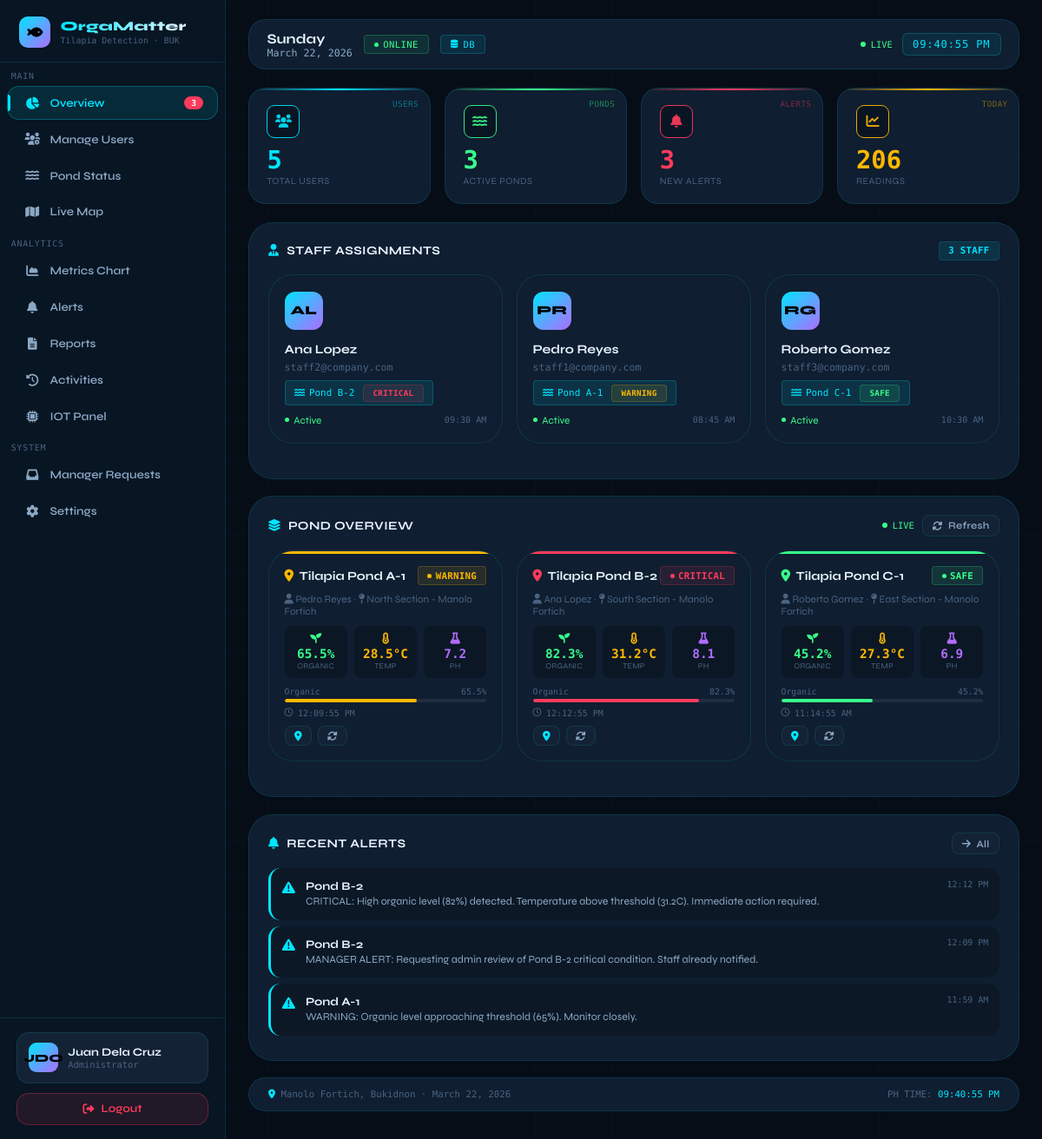
The app's page /admin/admin_dashboard.php (signed in) with its own data.
### tables this page shows
CREATE TABLE IF NOT EXISTS users (
    user_id       INT          AUTO_INCREMENT PRIMARY KEY,
    full_name     VARCHAR(100) NOT NULL,
    email         VARCHAR(100) NOT NULL UNIQUE,
    password      VARCHAR(255) NOT NULL,
    role          ENUM('admin','manager','staff') NOT NULL,
    assigned_pond VARCHAR(10)  DEFAULT NULL,
    created_at    DATETIME     DEFAULT CURRENT_TIMESTAMP,
    pond_id       INT          DEFAULT NULL,
    last_login    DATETIME     DEFAULT NULL
);

CREATE TABLE IF NOT EXISTS notifications (
    notification_id INT          AUTO_INCREMENT PRIMARY KEY,
    pond_id         INT,
    message         VARCHAR(255) NOT NULL,
    status          ENUM('unread','read','resolved') DEFAULT 'unread',
    created_at      DATETIME     DEFAULT CURRENT_TIMESTAMP,
    FOREIGN KEY (pond_id) REFERENCES ponds(pond_id) ON DELETE SET NULL
);

CREATE TABLE IF NOT EXISTS ponds (
    pond_id    INT          AUTO_INCREMENT PRIMARY KEY,
    pond_name  VARCHAR(100) NOT NULL,
    location   VARCHAR(255),
    created_at DATETIME     DEFAULT CURRENT_TIMESTAMP
);

### admin/admin_dashboard.php (the view, shortened to what this page needs)
<?php
require_once '../config/config.php';
$admin_name        = $_SESSION['full_name'];
$current_time_12hr = date('h:i:s A');
$current_date      = date('F j, Y');
$current_day       = date('l');
$users_stmt = $pdo->query("SELECT user_id, full_name, email, role, assigned_pond, created_at, last_login
                            FROM users
                            ORDER BY CASE role WHEN 'admin' THEN 1 WHEN 'manager' THEN 2 WHEN 'staff' THEN 3 END, full_name ASC");
$users = [];
while ($row = $users_stmt->fetch()) {
    $status = 'inactive';
    if ($row['last_login']) {
        $diff = (time() - strtotime($row['last_login'])) / 86400;
        if ($diff <= 7) $status = 'active';
    }
    $row['status'] = $status;
    $users[] = $row;
}
$ponds_config = [
    'A-1' => ['name'=>'Tilapia Pond A-1','center'=>[8.3695,124.8645],'staff'=>'Pedro Reyes',
              'bounds'=>[[8.3692,124.8642],[8.3698,124.8640],[8.3700,124.8648],[8.3696,124.8650],[8.3692,124.8642]]],
    'B-2' => ['name'=>'Tilapia Pond B-2','center'=>[8.3688,124.8652],'staff'=>'Ana Lopez',
              'bounds'=>[[8.3685,124.8649],[8.3690,124.8647],[8.3693,124.8654],[8.3688,124.8656],[8.3685,124.8649]]],
    'C-1' => ['name'=>'Tilapia Pond C-1','center'=>[8.3700,124.8660],'staff'=>'Roberto Gomez',
              'bounds'=>[[8.3697,124.8657],[8.3703,124.8655],[8.3705,124.8663],[8.3699,124.8665],[8.3697,124.8657]]],
];
$ponds_stmt = $pdo->query("SELECT pond_id, pond_name, location FROM ponds ORDER BY pond_name");
$ponds_db = [];
while ($row = $ponds_stmt->fetch()) $ponds_db[$row['pond_name']] = $row;
$ponds_data = [];
foreach ($ponds_config as $key => $cfg) {
    $pid    = isset($ponds_db[$key]) ? $ponds_db[$key]['pond_id'] : null;
    $latest = null;
    if ($pid) {
        $rs = $pdo->prepare("SELECT organic_level, water_temperature AS temperature, ph_level, detected_at FROM detections WHERE pond_id = ? ORDER BY detected_at DESC LIMIT 1");
        $rs->execute([$pid]);
        $latest = $rs->fetch();
    }
    $sf = $pdo->prepare("SELECT full_name FROM users WHERE assigned_pond = ? AND role = 'staff' LIMIT 1");
    $sf->execute([$key]);
    $sf_row = $sf->fetch();
    $organic = $latest ? floatval($latest['organic_level'])  : rand(45, 85);
    $temp    = $latest ? floatval($latest['temperature'])     : rand(25, 33);
    $ph      = $latest ? floatval($latest['ph_level'])        : round(rand(65, 85)/10, 1);
    $status  = 'safe';
    if ($organic > 80 || $temp > 32 || $ph > 8.5) $status = 'critical';
    elseif ($organic > 60 || $temp > 30 || $ph > 7.8) $status = 'warning';
    $ponds_data[$key] = [
        'pond_id'=>$pid,'pond_name'=>$key,'name'=>$cfg['name'],
        'center'=>$cfg['center'],'bounds'=>$cfg['bounds'],
        'organic_level'=>$organic,'temperature'=>$temp,'ph'=>$ph,
        'status'=>$status,
        'staff'=>$sf_row ? $sf_row['full_name'] : $cfg['staff'],
        'location'=>isset($ponds_db[$key]) ? $ponds_db[$key]['location'] : 'Manolo Fortich',
        'last_reading'=>$latest ? $latest['detected_at'] : date('Y-m-d H:i:s'),
    ];
}
$alerts_stmt = $pdo->query("SELECT n.*, p.pond_name FROM notifications n LEFT JOIN ponds p ON n.pond_id = p.pond_id ORDER BY n.created_at DESC LIMIT 20");
$alerts = [];
if ($alerts_stmt && $alerts_stmt->rowCount() > 0) {
    while ($row = $alerts_stmt->fetch()) {
        $row['type'] = $row['status'] == 'critical' ? 'critical' : ($row['status'] == 'warning' ? 'warning' : 'info');
        $alerts[] = $row;
    }
}
$new_alerts_count = count(array_filter($alerts, fn($a) => ($a['status'] ?? '') == 'unread'));
$total_ponds    = count($ponds_data);
?>
<!DOCTYPE html>
<html lang="en">
<head>
<link rel="stylesheet" href="https://unpkg.com/leaflet@1.9.4/dist/leaflet.css"/>
<link rel="stylesheet" href="https://cdnjs.cloudflare.com/ajax/libs/font-awesome/6.0.0/css/all.min.css">
</head>
<body>
<aside class="sidebar" id="sidebar">
    <div class="sidebar-head">
        <div class="sidebar-logo"><i class="fas fa-fish"></i></div>
        <div>
            <div class="sidebar-title">OrgaMatter</div>
            <div class="sidebar-sub">Tilapia Detection · BUK</div>
        </div>
    </div>
    <div class="nav-section">Main</div>
    <div class="nav-item active" onclick="showSection('overview',this)"><i class="fas fa-chart-pie"></i> Overview <span class="nav-badge" id="sideAlerts"><?php echo $new_alerts_count > 0 ? $new_alerts_count : ''; ?></span></div>
    <div class="nav-item" onclick="showSection('users',this)"><i class="fas fa-users-cog"></i> Manage Users</div>
    <div class="nav-item" onclick="showSection('ponds',this)"><i class="fas fa-water"></i> Pond Status</div>
    <div class="nav-item" onclick="showSection('map',this)"><i class="fas fa-map"></i> Live Map</div>
    <div class="nav-section">Analytics</div>
    <div class="nav-item" onclick="showSection('charts',this)"><i class="fas fa-chart-area"></i> Metrics Chart</div>
    <div class="nav-item" onclick="showSection('alerts',this)"><i class="fas fa-bell"></i> Alerts</div>
    <div class="nav-item" onclick="showSection('reports',this)"><i class="fas fa-file-alt"></i> Reports</div>
    <div class="nav-item" onclick="showSection('activities',this)"><i class="fas fa-history"></i> Activities</div>
    <div class="nav-item" onclick="showSection('iot',this)"><i class="fas fa-microchip"></i> IOT Panel</div>
    <div class="nav-section">System</div>
    <div class="nav-item" onclick="showSection('mgr-inbox',this)">
        <i class="fas fa-inbox"></i> Manager Requests
    </div>
    <div class="nav-item" onclick="showSection('settings',this)"><i class="fas fa-cog"></i> Settings</div>
    <div class="sidebar-footer">
        <div class="sidebar-user">
            <div class="sidebar-avatar">
                <?php $i=''; foreach(explode(' ',$admin_name) as $n) $i.=strtoupper(substr($n,0,1)); echo $i?:'A'; ?>
            </div>
            <div>
                <div class="sidebar-uname"><?php echo htmlspecialchars($admin_name); ?></div>
                <div class="sidebar-urole">Administrator</div>
            </div>
        </div>
        <a href="../auth/logout.php" class="btn-logout-sidebar" onclick="return confirm('Logout?')">
            <i class="fas fa-sign-out-alt"></i> Logout
        </a>
    </div>
</aside>
<div class="layout">
<div class="main">
<div class="content">
<div class="topbar">
    <div class="topbar-left">
        <div>
            <div class="topbar-day"><?php echo $current_day; ?></div>
            <div class="topbar-date"><?php echo $current_date; ?></div>
        </div>
        <div class="sys-tag green"><span class="blink-dot"></span> ONLINE</div>
        <div class="sys-tag cyan"><i class="fas fa-database" style="font-size:.6rem"></i> DB</div>
    </div>
    <div style="display:flex;align-items:center;gap:.7rem;flex-wrap:wrap;">
        <div class="iot-live"><span></span> LIVE</div>
        <div class="nav-clock" id="mainClock"><?php echo $current_time_12hr; ?></div>
    </div>
</div>
<div class="section-panel active" id="sec-overview">
    <div class="kpi-grid">
        <div class="kpi" style="--kc:var(--cyan)"><div class="kpi-corner">USERS</div><div class="kpi-icon"><i class="fas fa-users"></i></div><div class="kpi-val"><?php echo count($users); ?></div><div class="kpi-label">Total Users</div></div>
        <div class="kpi" style="--kc:var(--green)"><div class="kpi-corner">PONDS</div><div class="kpi-icon"><i class="fas fa-water"></i></div><div class="kpi-val"><?php echo $total_ponds; ?></div><div class="kpi-label">Active Ponds</div></div>
        <div class="kpi" style="--kc:var(--red)"><div class="kpi-corner">ALERTS</div><div class="kpi-icon"><i class="fas fa-bell"></i></div><div class="kpi-val"><?php echo $new_alerts_count; ?></div><div class="kpi-label">New Alerts</div></div>
        <div class="kpi" style="--kc:var(--amber)"><div class="kpi-corner">TODAY</div><div class="kpi-icon"><i class="fas fa-chart-line"></i></div><div class="kpi-val"><?php echo rand(180,420); ?></div><div class="kpi-label">Readings</div></div>
    </div>
    <div class="card">
        <div class="card-head">
            <div class="card-title"><i class="fas fa-user-tie"></i> Staff Assignments</div>
            <div class="badge badge-info"><?php echo count(array_filter($users,fn($u)=>$u['role']=='staff')); ?> STAFF</div>
        </div>
        <div class="staff-grid">
            <?php
            $staff_list = array_filter($users, fn($u) => $u['role'] == 'staff');
            foreach ($staff_list as $s):
                $init=''; foreach(explode(' ',$s['full_name']) as $n) $init.=strtoupper(substr($n,0,1));
                $pstatus = ($ponds_data[$s['assigned_pond']] ?? null)['status'] ?? 'safe';
            ?>
            <div class="staff-card" onclick="gotoMap('<?php echo $s['assigned_pond']; ?>')">
                <div class="staff-avatar"><?php echo $init?:'?'; ?></div>
                <div class="staff-name"><?php echo htmlspecialchars($s['full_name']); ?></div>
                <div style="font-size:.72rem;color:var(--muted);font-family:var(--fm);margin-bottom:.5rem;overflow:hidden;text-overflow:ellipsis;white-space:nowrap"><?php echo htmlspecialchars($s['email']); ?></div>
                <div class="staff-pond-tag"><i class="fas fa-water"></i> Pond <?php echo $s['assigned_pond']??'N/A'; ?> <span class="badge badge-<?php echo $pstatus; ?>" style="font-size:.58rem;margin-left:.3rem"><?php echo strtoupper($pstatus); ?></span></div>
                <div class="staff-foot">
                    <div style="display:flex;align-items:center;gap:.35rem;color:var(--green);font-size:.73rem"><span class="blink-dot" style="color:var(--green)"></span> Active</div>
                    <div style="font-family:var(--fm);font-size:.63rem;color:var(--muted)"><?php echo $s['last_login']?date('h:i A',strtotime($s['last_login'])):'Never'; ?></div>
                </div>
            </div>
            <?php endforeach; if(empty($staff_list)): ?><div style="grid-column:1/-1;text-align:center;padding:1.5rem;color:var(--muted)">No staff found</div><?php endif; ?>
        </div>
    </div>
    <div class="card">
        <div class="card-head">
            <div class="card-title"><i class="fas fa-layer-group"></i> Pond Overview</div>
            <div style="display:flex;align-items:center;gap:.6rem">
                <div class="iot-live"><span></span> LIVE</div>
                <button class="btn btn-ghost btn-sm" onclick="refreshAllPonds()"><i class="fas fa-sync-alt" id="refreshAllIcon"></i> Refresh</button>
            </div>
        </div>
        <div class="pond-cards-grid">
            <?php foreach($ponds_data as $key => $pond):
                $sc=$pond['status']==='safe'?'var(--green)':($pond['status']==='warning'?'var(--amber)':'var(--red)');
                $bc=$pond['organic_level']>80?'var(--red)':($pond['organic_level']>60?'var(--amber)':'var(--green)');
            ?>
            <div class="pond-card <?php echo $pond['status']; ?>" id="pcard-<?php echo $key; ?>" onclick="showPondModal('<?php echo $key; ?>')">
                <div class="pond-card-head">
                    <div class="pond-card-name"><i class="fas fa-map-marker-alt" style="color:<?php echo $sc; ?>"></i><?php echo htmlspecialchars($ponds_config[$key]['name']??$key); ?></div>
                    <span class="badge badge-<?php echo $pond['status']; ?>"><span class="dot-blink"></span><?php echo strtoupper($pond['status']); ?></span>
                </div>
                <div style="font-size:.74rem;color:var(--muted);margin:.4rem 0"><i class="fas fa-user"></i> <?php echo $pond['staff']; ?> · <i class="fas fa-map-pin"></i> <?php echo $pond['location']; ?></div>
                <div class="metrics-row">
                    <div class="metric-chip"><i class="fas fa-seedling ic-organic"></i><div class="metric-val ic-organic" id="ov-o-<?php echo $key; ?>"><?php echo $pond['organic_level']; ?>%</div><div class="metric-lbl">Organic</div></div>
                    <div class="metric-chip"><i class="fas fa-thermometer-half ic-temp"></i><div class="metric-val ic-temp" id="ov-t-<?php echo $key; ?>"><?php echo $pond['temperature']; ?>°C</div><div class="metric-lbl">Temp</div></div>
                    <div class="metric-chip"><i class="fas fa-flask ic-ph"></i><div class="metric-val ic-ph" id="ov-p-<?php echo $key; ?>"><?php echo $pond['ph']; ?></div><div class="metric-lbl">pH</div></div>
                </div>
                <div class="pond-bar-wrap">
                    <div class="pond-bar-label"><span>Organic</span><span id="pb-o-<?php echo $key; ?>"><?php echo $pond['organic_level']; ?>%</span></div>
                    <div class="pond-bar"><div class="pond-bar-fill" id="pf-o-<?php echo $key; ?>" style="width:<?php echo min(100,$pond['organic_level']); ?>%;background:<?php echo $bc; ?>"></div></div>
                </div>
                <div class="pond-ts"><i class="far fa-clock"></i><span id="ov-ts-<?php echo $key; ?>"><?php echo date('h:i:s A',strtotime($pond['last_reading'])); ?></span></div>
                <div style="display:flex;gap:.4rem;margin-top:.6rem" onclick="event.stopPropagation()">
                    <button class="btn btn-ghost btn-sm" onclick="gotoMap('<?php echo $key; ?>')"><i class="fas fa-map-marker-alt" style="color:var(--cyan)"></i></button>
                    <button class="btn btn-ghost btn-sm" onclick="refreshPond('<?php echo $key; ?>')"><i class="fas fa-sync-alt"></i></button>
                </div>
            </div>
            <?php endforeach; ?>
        </div>
    </div>
    <div class="card">
        <div class="card-head">
            <div class="card-title"><i class="fas fa-bell"></i> Recent Alerts</div>
            <button class="btn btn-ghost btn-sm" onclick="showSection('alerts')"><i class="fas fa-arrow-right"></i> All</button>
        </div>
        <div style="max-height:220px;overflow-y:auto">
            <?php foreach(array_slice($alerts,0,3) as $al): ?>
            <div class="alert-item <?php echo $al['type']; ?>">
                <i class="fas fa-<?php echo $al['type']=='critical'?'exclamation-circle':'exclamation-triangle'; ?> alert-icon <?php echo $al['type']; ?>"></i>
                <div style="flex:1">
                    <div style="display:flex;justify-content:space-between"><div class="alert-pond">Pond <?php echo htmlspecialchars($al['pond_name']); ?></div><div class="alert-time"><?php echo date('h:i A',strtotime($al['created_at'])); ?></div></div>
                    <div class="alert-msg"><?php echo htmlspecialchars($al['message']); ?></div>
                </div>
            </div>
            <?php endforeach; ?>
        </div>
    </div>
</div>
<div class="dash-footer">
    <div><i class="fas fa-map-marker-alt" style="color:var(--cyan)"></i> Manolo Fortich, Bukidnon · <?php echo $current_date; ?></div>
    <div>PH TIME: <span id="footerTs" style="color:var(--cyan)"><?php echo date('h:i:s A'); ?></span></div>
</div>
</div>
</div>
</div>
</body>
</html>

### records on screen
users: init "AL", full_name "Ana Lopez", email "staff2@company.com", assigned_pond "B-2", assigned_pond "CRITICAL", last_login "09:30 AM"
users: init "PR", full_name "Pedro Reyes", email "staff1@company.com", assigned_pond "A-1", assigned_pond "WARNING", last_login "08:45 AM"
users: init "RG", full_name "Roberto Gomez", email "staff3@company.com", assigned_pond "C-1", assigned_pond "SAFE", last_login "10:30 AM"
notifications: pond.pond_name "B-2", created_at "12:12 PM", message "CRITICAL: High organic level (82%) detected. Temperature above threshold (31.2C). Immediate action required."
notifications: pond.pond_name "B-2", created_at "12:09 PM", message "MANAGER ALERT: Requesting admin review of Pond B-2 critical condition. Staff already notified."
notifications: pond.pond_name "A-1", created_at "11:59 AM", message "WARNING: Organic level approaching threshold (65%). Monitor closely."

### other values on screen
$new_alerts_count "3"
$i?:'A' "JDC"
$admin_name "Juan Dela Cruz"
count($users) "5"
$total_ponds "3"
count(array_filter($users,fn($u)=>$u['role']=='staff')) "3"
$ponds_config[$key]['name'] "Tilapia Pond A-1"
$pond['status'] "WARNING"
$pond['staff'] "Pedro Reyes"
$pond['location'] "North Section - Manolo Fortich"
$pond['organic_level'] "65.5"
$pond['temperature'] "28.5"
$pond['ph'] "7.2"
date('h:i:s A',strtotime($pond['last_reading'])) "12:09:55 PM"
$ponds_config[$key]['name'] "Tilapia Pond B-2"
